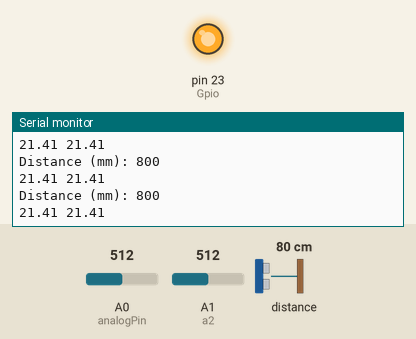
The sketch below on a simulated Arduino Mega 2560, built with avr-gcc and run on an emulated ATmega2560. Shown: output pins drawn as LEDs (lit = HIGH), the last lines printed to the serial monitor. The test bench sets the inputs (shaded band); at power-on: A0 (analogPin) = 512, A1 (a2) = 512, distance to the obstacle 80 cm.

Above: at 5.7 s.
5.8 s: A0 (analogPin) set to 612
At 6.8 s:
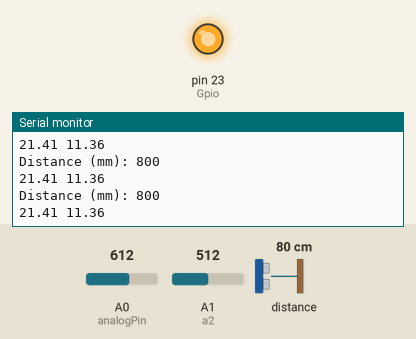
8.8 s: A0 (analogPin) set to 642
At 9.3 s:
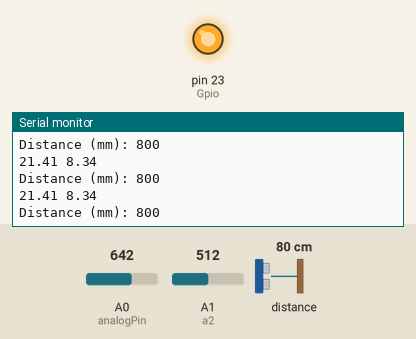
10.3 s: A1 (a2) set to 617
At 10.8 s:
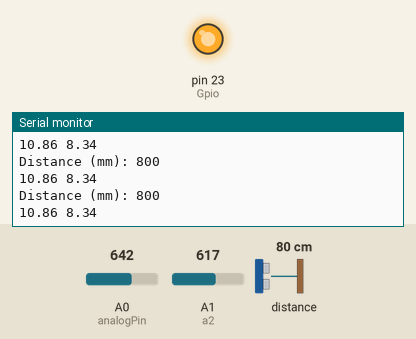
13.3 s: A1 (a2) set to 636
At 14.0 s:
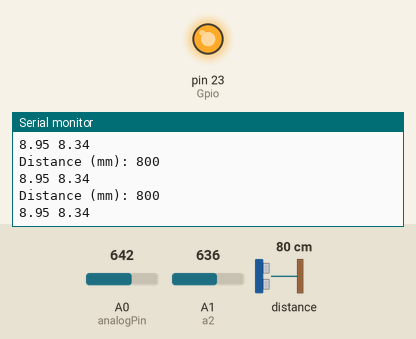
Timing chart, 0 to 16.3 s (numbered marks = the images above; inputs shaded):
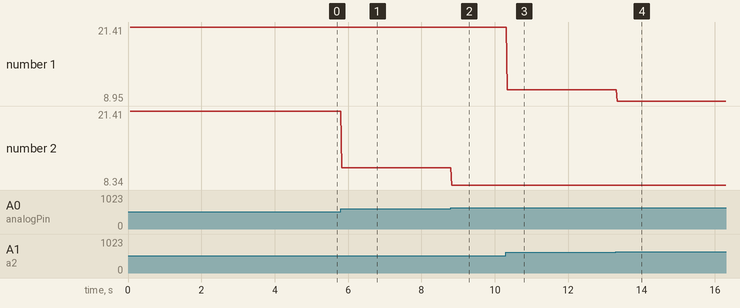

The sketch:

IR_TOF_Combi.ino
```cpp
#include "Adafruit_VL53L0X.h"
// This is a test code to get sensor data and see function of averaging + time delay

Adafruit_VL53L0X lox = Adafruit_VL53L0X();
VL53L0X_RangingMeasurementData_t measure;

int analogPin = A0;
int a2 = A1;
int Gpio = 23;
int val= 0;
int val2 = 0;
int distance, distance2;
int SENSOR_SAMPLES = 10;

void setup() {
  pinMode(Gpio, OUTPUT);
  digitalWrite(Gpio, HIGH);
  Serial.begin(9600); //  setup serial

  while (! Serial) {
    delay(1);
  }

  Serial.println("Adafruit VL53L0X test");
  if (!lox.begin()) {
    Serial.println(F("Failed to boot VL53L0X"));
    while(1);
  }
  // power
  Serial.println(F("VL53L0X API Simple Ranging example\n\n"));

}

void loop() {
  val = analogRead(analogPin);
  val2 = analogRead(a2);
  double distance = -0.1005*(val) + 72.866;// read the input pin
  double distance2 = -0.1005*(val2) + 72.866;
  Serial.print(distance2);Serial.print(" ");
  Serial.println(distance);

  lox.rangingTest(&measure, false); // pass in 'true' to get debug data printout!

  if (measure.RangeStatus != 4) {  // phase failures have incorrect data
    Serial.print("Distance (mm): "); Serial.println(measure.RangeMilliMeter);
  } else {
    Serial.println(" out of range ");
  }

  // ReadSensor(distance);
  // debug value
}


/* float ReadSensor (int analogPin){
  unsigned int sensor_sum = 0;
  for (int i = 0;i < SENSOR_SAMPLES; ++i)
  {
    sensor_sum += analogRead(analogPin);
  }
  return (sensor_sum/SENSOR_SAMPLES)*(-0.1)+73;
}
*/
```

Measured:
- the behaviour switches between 625 and 626 on A0 (analogPin) (found by bisection; images 1 and 2)
- after the input at 5.8 s, the serial monitor: prints a new line at once (image 1)
- after the input at 8.8 s, the serial monitor: prints a new line at once (image 2)
- after the input at 10.3 s, the serial monitor: prints a new line at once (image 3)
- after the input at 13.3 s, the serial monitor: prints a new line at once (image 4)
- plotted number 1: 21.41 → 10.86 after the input at 10.3 s, 10.86 → 8.95 after the input at 13.3 s
- plotted number 2: 21.41 → 11.36 after the input at 5.8 s, 11.36 → 8.34 after the input at 8.8 s
